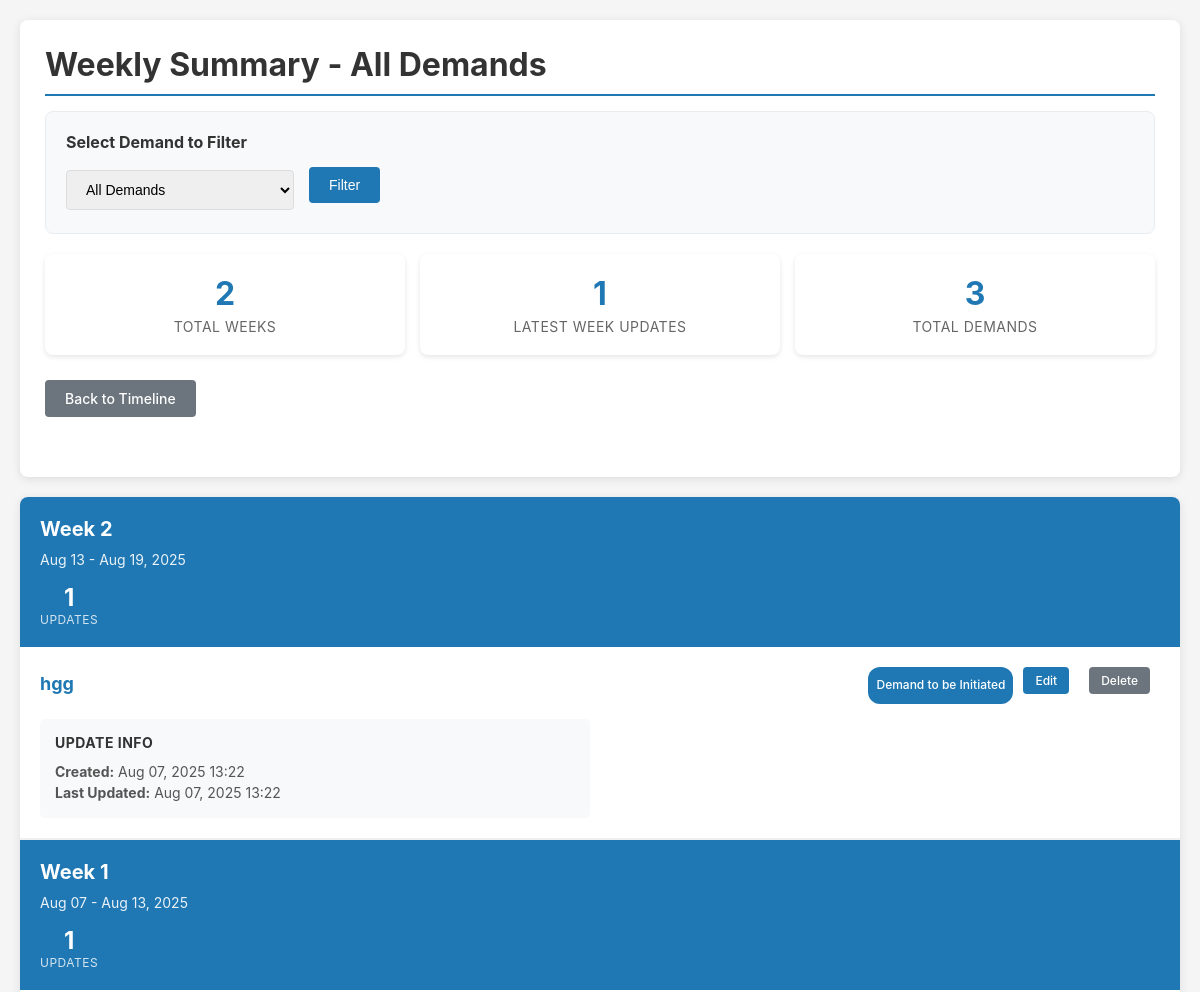
Before: /weekly/summary/ (upper part) with the older database file.
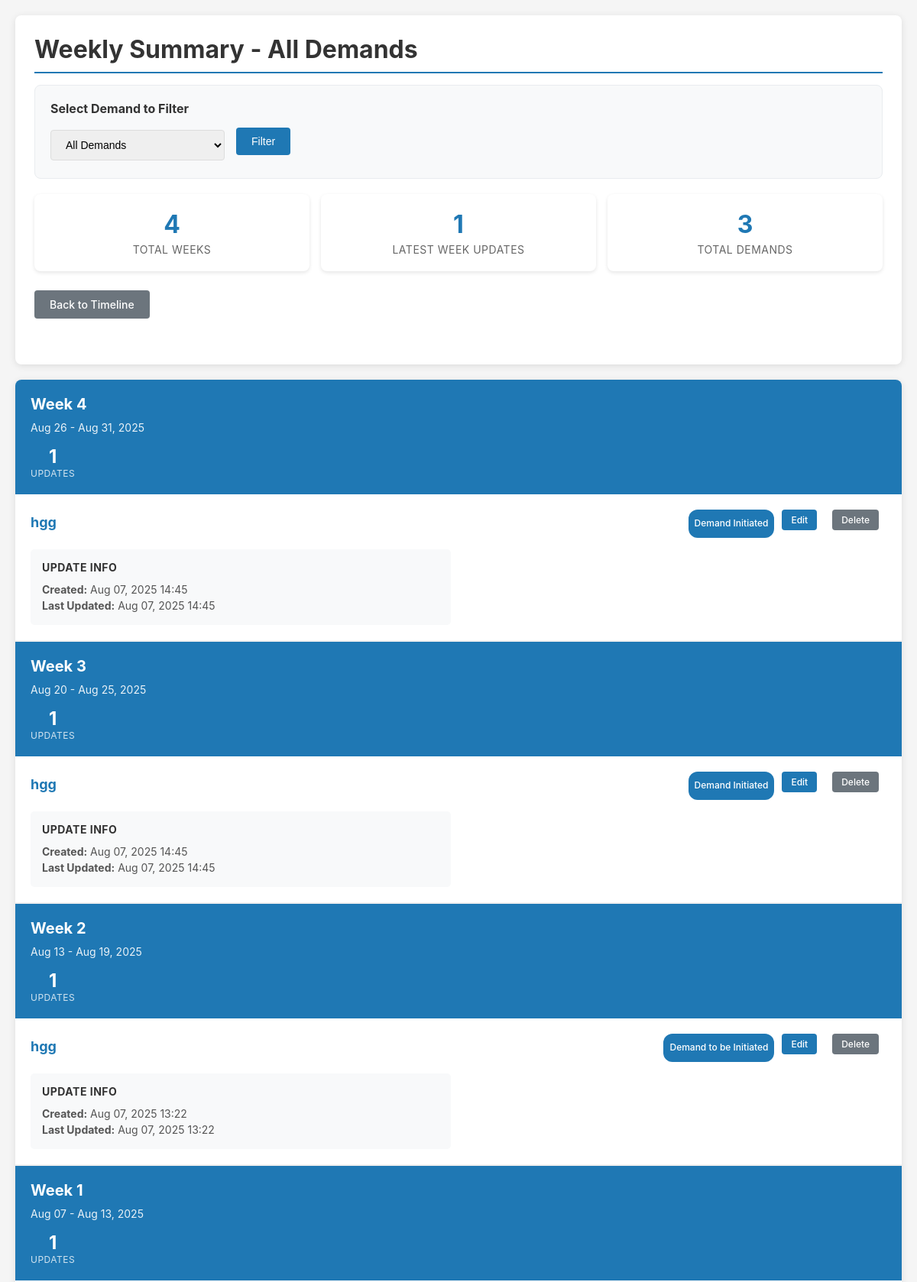
After: the same page with the newer database file.
### trackerapp/models.py (models this page shows, shortened)
class Demand(models.Model):
    name = models.CharField(max_length=200)
    created_at = models.DateTimeField(auto_now_add=True)
    demand_ID = models.CharField(max_length=100, null=True, blank=True)
    file_type = models.CharField(max_length=100, null=True, blank=True)
    file_subtype = models.CharField(max_length=100, null=True, blank=True)
    file_detail = models.CharField(max_length=100, null=True, blank=True)
    demand_amount = models.DecimalField(max_digits=15, decimal_places=2, null=True, blank=True)
    io_name = models.CharField(max_length=200, null=True, blank=True)
    start_date = models.DateField(null=True, blank=True)
    duration_months = models.IntegerField(null=True, blank=True)
    weekly_start_date = models.DateField(null=True, blank=True)
    weekly_end_date = models.DateField(null=True, blank=True)
    selected_stages = models.JSONField(default=list, blank=True)  # Store list of selected stage names

class WeeklyUpdate(models.Model):
    demand = models.ForeignKey(Demand, on_delete=models.CASCADE, related_name='weekly_updates')
    week_number = models.IntegerField()
    week_start_date = models.DateField()
    week_end_date = models.DateField()
    current_stage = models.CharField(max_length=50, choices=Stage.choices, null=True, blank=True)
    progress_percentage = models.IntegerField(default=0)
    challenges = models.TextField(blank=True, null=True)
    achievements = models.TextField(blank=True, null=True)
    next_week_plan = models.TextField(blank=True, null=True)
    created_at = models.DateTimeField(auto_now_add=True)
    updated_at = models.DateTimeField(auto_now=True)
    class Meta:
        unique_together = ('demand', 'week_number')
        ordering = ['-week_number']

### trackerapp/views.py (the view)
# urls.py: path('weekly/summary/', views.weekly_summary, name='weekly_summary'),
def weekly_summary(request):
    all_demands = Demand.objects.all().order_by('name')
    selected_demand_id = request.GET.get('demand_id')
    selected_demand = None
    if selected_demand_id and selected_demand_id != 'all':
        selected_demand = get_object_or_404(Demand, id=selected_demand_id)
        weekly_updates = WeeklyUpdate.objects.filter(demand=selected_demand).order_by('-week_number')
    else:
        weekly_updates = WeeklyUpdate.objects.all().order_by('-week_number')
    weekly_summaries = {}
    for update in weekly_updates:
        week_key = f"Week {update.week_number}"
        if week_key not in weekly_summaries:
            weekly_summaries[week_key] = {
                'week_number': update.week_number,
                'week_start_date': update.week_start_date,
                'week_end_date': update.week_end_date,
                'updates': [],
                'update_count': 0
            }
        weekly_summaries[week_key]['updates'].append({
            'id': update.id,
            'demand_name': update.demand.name,
            'demand_id': update.demand.id,
            'current_stage': update.get_current_stage_display() if update.current_stage else None,
            'challenges': update.challenges,
            'achievements': update.achievements,
            'created_at': update.created_at,
            'updated_at': update.updated_at
        })
        weekly_summaries[week_key]['update_count'] += 1
    weekly_summaries = dict(sorted(weekly_summaries.items(), key=lambda x: x[1]['week_number'], reverse=True))
    return render(request, 'trackerapp/weekly_summary.html', {
        'weekly_summaries': weekly_summaries,
        'all_demands': all_demands,
        'selected_demand': selected_demand,
        'selected_demand_id': selected_demand_id or 'all'
    })

### trackerapp/templates/trackerapp/weekly_summary.html (shortened to what the changed rows need)
<!DOCTYPE html>
<html lang="en">
<head>
</head>
<body>
    <div class="container">
        <div class="header">
            <h1>Weekly Summary - All Demands</h1>
            <div class="summary-stats">
                <div class="stat-card">
                    <div class="stat-number">{{ weekly_summaries|length }}</div>
                    <div class="stat-label">Total Weeks</div>
                </div>
            </div>
        </div>
        {% if weekly_summaries %}
        <div class="weekly-updates">
            {% for week_key, week_data in weekly_summaries.items %}
            <div class="week-section">
                <div class="week-header">
                    <div class="week-title">{{ week_key }}</div>
                    <div class="week-dates">
                        {{ week_data.week_start_date|date:"M d" }} - {{ week_data.week_end_date|date:"M d, Y" }}
                    </div>
                    <div class="week-stats">
                        <div class="week-stat">
                            <div class="week-stat-number">{{ week_data.update_count }}</div>
                            <div class="week-stat-label">Updates</div>
                        </div>
                    </div>
                </div>
                {% for update in week_data.updates %}
                <div class="update-card">
                    <div class="update-header">
                        <div class="demand-info">
                            <div class="demand-name">{{ update.demand_name }}</div>
                        </div>
                        <div class="update-actions">
                            {% if update.current_stage %}
                            <span class="stage-badge">{{ update.current_stage }}</span>
                            {% endif %}
                            <a href="{% url 'edit_weekly_update' update_id=update.id %}"
                                class="btn btn-primary btn-small">Edit</a>
                            <a href="javascript:void(0)" class="btn btn-secondary btn-small"
                                onclick="deleteWeeklyUpdate({{ update.id }})">Delete</a>
                        </div>
                    </div>
                    <div class="update-content">
                        <div class="content-section">
                            <h4>Update Info</h4>
                            <p><strong>Created:</strong> {{ update.created_at|date:"M d, Y H:i" }}</p>
                            {% if update.updated_at != update.created_at %}
                            <p><strong>Last Updated:</strong> {{ update.updated_at|date:"M d, Y H:i" }}</p>
                            {% endif %}
                        </div>
                    </div>
                </div>
                {% endfor %}
            </div>
            {% endfor %}
        </div>
        {% endif %}
    </div>
</body>
</html>

Changed rows visible on the page:
added WeeklyUpdate: week_start_date "Aug 26", week_end_date "Aug 31, 2025", created_at "Aug 07, 2025 14:45", updated_at "Aug 07, 2025 14:45"
added WeeklyUpdate: week_start_date "Aug 20", week_end_date "Aug 25, 2025", created_at "Aug 07, 2025 14:45", updated_at "Aug 07, 2025 14:45"
Other visible differences:
{{ weekly_summaries|length }}: "2" → "4"
new list line: "Week 4 - 1 UPDATES Demand Initiated Edit Delete UPDATE INFO Created: Last Updated:"
new list line: "hgg"
new list line: "Week 3 - 1 UPDATES Demand Initiated Edit Delete UPDATE INFO Created: Last Updated:"
